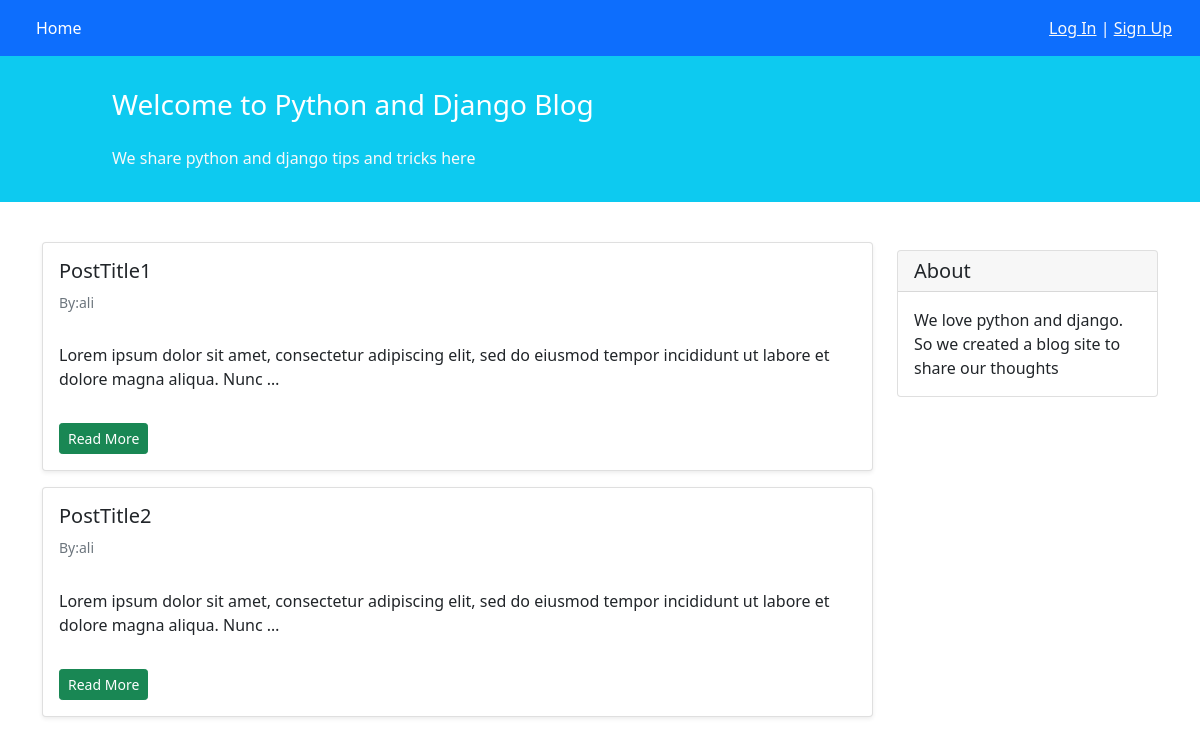
The page / on the database its author committed.
### blog/models.py (models this page shows, shortened)
class Post(models.Model):
    STATUS_CHOICES = (
        ('pub','published'),
        ('drf','draft'),
    )
    title = models.CharField(max_length=100)
    text = models.TextField()
    author = models.ForeignKey('auth.user',on_delete=models.CASCADE)
    datetime_created = models.DateTimeField(auto_now_add=True)
    datetime_modified = models.DateTimeField(auto_now=True)
    status = models.CharField(choices=STATUS_CHOICES,max_length=3)

### blog/views.py (the view)
# urls.py: path('', views.PostListView.as_view(), name='post_list'),
class PostListView(generic.ListView):
    template_name = 'blog/post_list_view.html'
    context_object_name = 'posts_list'
    def get_queryset(self):
        return Post.objects.filter(status='pub')

### blog/templates/blog/post_list_view.html (shortened to what this page needs)
{% extends '_base.html' %}
{% block content %}
        <div class="container mt-4">
            <div class="row">
                <div class="col-9">
                     {% for post in posts_list %}
                    <div class="card shadow-sm my-3">
                        <div class="card-body">
                            <h5 class="card-title">{{ post.title }}</h5>
                            <h6 class="card-subtitle mb-2 text-muted small py-2">By:{{ post.author}}</h6>
                            <p class="card-text py-3">
                                {{ post.text |truncatewords:20 }}
                            </p>
                            <a href="{% url 'post_detail' post.id %}" class="btn btn-sm btn-success">Read More</a>
                        </div>
                    </div>
                    {% endfor %}
                </div>
                 <div class="col-3">
        <div class="card my-4">
            <h5 class="card-header">About</h5>
            <div class="card-body">
                <p class="card-text">We love python and django. So we created a blog site to share our
                    thoughts</p>
            </div>
        </div>
    </div>
            </div>
        </div>
{% endblock %}

### templates/_base.html (shortened to what this page needs)
<!doctype html>
<html lang="en">
<head>
    <link href="https://cdn.jsdelivr.net/npm/bootstrap@5.1.3/dist/css/bootstrap.min.css" rel="stylesheet"
>
</head>
<body>
<nav class="navbar navbar-expand-lg navbar-dark bg-primary">
    <div class="container-fluid">
        <div class="collapse navbar-collapse" id="navbarNavAltMarkup">
            <div class="navbar-nav">
                <a class="nav-link active" aria-current="page" href="{% url 'post_list' %}">Home</a>
            </div>
        </div>
        <div class="mx-2 text-white">
            <div class="mx-2 text-white">
            {% if user.is_authenticated %}
                Welcome {{ user.username }} | <a class="text-light" href="{% url 'logout' %}">Log out</a>
                {% else %}
                <a class="text-light" href="{% url 'login' %}">Log In</a> | <a class="text-light" href="{% url 'signup' %}">Sign Up</a>
            {% endif %}
        </div>
    </div>
</nav>
<div class="container-fluid bg-info">
    <div class="row py-3">
        <div class="col-md-8 col-md-10 mx-auto">
            <h3 class="my-4 mt-3 text-white">Welcome to Python and Django Blog</h3>
            <p class="text-light">We share python and django tips and tricks here</p>
        </div>
    </div>
</div>
{% block content %}
{% endblock %}
</body>
</html>

### rows shown on the page
Post: title "PostTitle1", author "ali", text "Lorem ipsum dolor sit amet, consectetur adipiscing elit, sed do eiusmod tempor incididunt ut labore et dolore magna aliqua. Nunc …"
Post: title "PostTitle2", author "ali", text "Lorem ipsum dolor sit amet, consectetur adipiscing elit, sed do eiusmod tempor incididunt ut labore et dolore magna aliqua. Nunc …"
